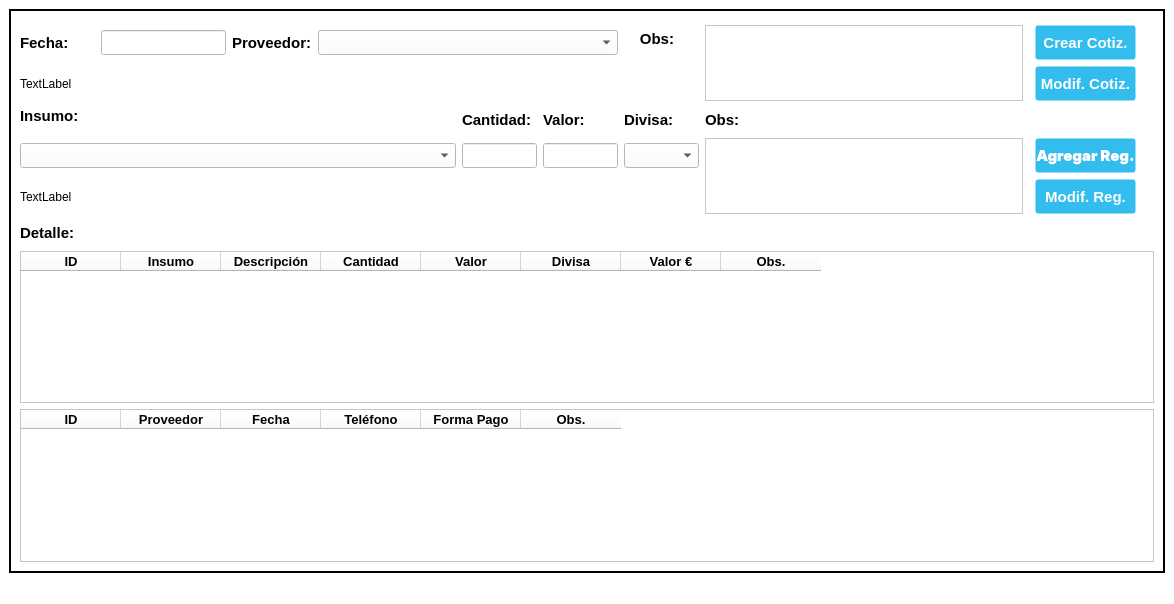
<?xml version="1.0" encoding="UTF-8"?>
<ui version="4.0">
 <class>Quotation_Window</class>
 <widget class="QMainWindow" name="Quotation_Window">
  <property name="geometry">
   <rect>
    <x>0</x>
    <y>0</y>
    <width>1174</width>
    <height>604</height>
   </rect>
  </property>
  <property name="windowTitle">
   <string>Cotización</string>
  </property>
  <property name="windowIcon">
   <iconset>
    <normaloff>//nas01/DATOS/Comunes/EIPSA-ERP/Resources/Iconos/icon.ico</normaloff>//nas01/DATOS/Comunes/EIPSA-ERP/Resources/Iconos/icon.ico</iconset>
  </property>
  <property name="styleSheet">
   <string notr="true">QWidget {
background-color: rgb(255, 255, 255);
}

.QFrame {
	border: 2px solid black;
}</string>
  </property>
  <widget class="QWidget" name="centralwidget">
   <layout class="QGridLayout" name="gridLayout">
    <item row="0" column="1">
     <widget class="QFrame" name="frame">
      <property name="frameShape">
       <enum>QFrame::StyledPanel</enum>
      </property>
      <property name="frameShadow">
       <enum>QFrame::Raised</enum>
      </property>
      <layout class="QGridLayout" name="gridLayout_2">
       <item row="0" column="1">
        <spacer name="verticalSpacer">
         <property name="orientation">
          <enum>Qt::Vertical</enum>
         </property>
         <property name="sizeType">
          <enum>QSizePolicy::Fixed</enum>
         </property>
         <property name="sizeHint" stdset="0">
          <size>
           <width>20</width>
           <height>5</height>
          </size>
         </property>
        </spacer>
       </item>
       <item row="1" column="7" colspan="4">
        <widget class="QComboBox" name="Supplier_Quotation">
         <property name="minimumSize">
          <size>
           <width>300</width>
           <height>25</height>
          </size>
         </property>
         <property name="maximumSize">
          <size>
           <width>300</width>
           <height>25</height>
          </size>
         </property>
         <property name="font">
          <font>
           <pointsize>10</pointsize>
          </font>
         </property>
        </widget>
       </item>
       <item row="1" column="2" colspan="4">
        <widget class="QLineEdit" name="Date_Quotation">
         <property name="minimumSize">
          <size>
           <width>100</width>
           <height>25</height>
          </size>
         </property>
         <property name="maximumSize">
          <size>
           <width>16777215</width>
           <height>25</height>
          </size>
         </property>
         <property name="font">
          <font>
           <pointsize>10</pointsize>
          </font>
         </property>
        </widget>
       </item>
       <item row="13" column="1" colspan="17">
        <widget class="QTableWidget" name="tableSupplies">
         <column>
          <property name="text">
           <string>ID</string>
          </property>
          <property name="font">
           <font>
            <pointsize>10</pointsize>
            <bold>true</bold>
           </font>
          </property>
         </column>
         <column>
          <property name="text">
           <string>Proveedor</string>
          </property>
          <property name="font">
           <font>
            <pointsize>10</pointsize>
            <bold>true</bold>
           </font>
          </property>
         </column>
         <column>
          <property name="text">
           <string>Fecha</string>
          </property>
          <property name="font">
           <font>
            <pointsize>10</pointsize>
            <bold>true</bold>
           </font>
          </property>
         </column>
         <column>
          <property name="text">
           <string>Teléfono</string>
          </property>
          <property name="font">
           <font>
            <pointsize>10</pointsize>
            <bold>true</bold>
           </font>
          </property>
         </column>
         <column>
          <property name="text">
           <string>Forma Pago</string>
          </property>
          <property name="font">
           <font>
            <pointsize>10</pointsize>
            <bold>true</bold>
           </font>
          </property>
         </column>
         <column>
          <property name="text">
           <string>Obs.</string>
          </property>
          <property name="font">
           <font>
            <pointsize>10</pointsize>
            <bold>true</bold>
           </font>
          </property>
         </column>
        </widget>
       </item>
       <item row="1" column="6">
        <widget class="QLabel" name="label_Supplier">
         <property name="font">
          <font>
           <pointsize>11</pointsize>
           <bold>true</bold>
          </font>
         </property>
         <property name="text">
          <string>Proveedor:</string>
         </property>
        </widget>
       </item>
       <item row="12" column="1" colspan="17">
        <widget class="QTableWidget" name="tableReg">
         <column>
          <property name="text">
           <string>ID</string>
          </property>
          <property name="font">
           <font>
            <pointsize>10</pointsize>
            <bold>true</bold>
           </font>
          </property>
         </column>
         <column>
          <property name="text">
           <string>Insumo</string>
          </property>
          <property name="font">
           <font>
            <pointsize>10</pointsize>
            <bold>true</bold>
           </font>
          </property>
         </column>
         <column>
          <property name="text">
           <string>Descripción</string>
          </property>
          <property name="font">
           <font>
            <pointsize>10</pointsize>
            <bold>true</bold>
           </font>
          </property>
         </column>
         <column>
          <property name="text">
           <string>Cantidad</string>
          </property>
          <property name="font">
           <font>
            <pointsize>10</pointsize>
            <bold>true</bold>
           </font>
          </property>
         </column>
         <column>
          <property name="text">
           <string>Valor</string>
          </property>
          <property name="font">
           <font>
            <pointsize>10</pointsize>
            <bold>true</bold>
           </font>
          </property>
         </column>
         <column>
          <property name="text">
           <string>Divisa</string>
          </property>
          <property name="font">
           <font>
            <pointsize>10</pointsize>
            <bold>true</bold>
           </font>
          </property>
         </column>
         <column>
          <property name="text">
           <string>Valor €</string>
          </property>
          <property name="font">
           <font>
            <pointsize>10</pointsize>
            <bold>true</bold>
           </font>
          </property>
         </column>
         <column>
          <property name="text">
           <string>Obs.</string>
          </property>
          <property name="font">
           <font>
            <pointsize>10</pointsize>
            <bold>true</bold>
           </font>
          </property>
         </column>
        </widget>
       </item>
       <item row="3" column="1">
        <widget class="QLabel" name="label_Supply">
         <property name="minimumSize">
          <size>
           <width>75</width>
           <height>25</height>
          </size>
         </property>
         <property name="maximumSize">
          <size>
           <width>75</width>
           <height>25</height>
          </size>
         </property>
         <property name="font">
          <font>
           <pointsize>11</pointsize>
           <bold>true</bold>
          </font>
         </property>
         <property name="text">
          <string>Insumo:</string>
         </property>
         <property name="alignment">
          <set>Qt::AlignLeading|Qt::AlignLeft|Qt::AlignTop</set>
         </property>
        </widget>
       </item>
       <item row="1" column="1">
        <widget class="QLabel" name="label_Date">
         <property name="minimumSize">
          <size>
           <width>75</width>
           <height>25</height>
          </size>
         </property>
         <property name="maximumSize">
          <size>
           <width>75</width>
           <height>25</height>
          </size>
         </property>
         <property name="font">
          <font>
           <pointsize>11</pointsize>
           <bold>true</bold>
          </font>
         </property>
         <property name="text">
          <string>Fecha:</string>
         </property>
        </widget>
       </item>
       <item row="8" column="1">
        <widget class="QLabel" name="label_Details">
         <property name="minimumSize">
          <size>
           <width>0</width>
           <height>25</height>
          </size>
         </property>
         <property name="maximumSize">
          <size>
           <width>16777215</width>
           <height>25</height>
          </size>
         </property>
         <property name="font">
          <font>
           <pointsize>11</pointsize>
           <bold>true</bold>
          </font>
         </property>
         <property name="text">
          <string>Detalle:</string>
         </property>
        </widget>
       </item>
       <item row="2" column="1">
        <widget class="QLabel" name="label_ID">
         <property name="minimumSize">
          <size>
           <width>0</width>
           <height>25</height>
          </size>
         </property>
         <property name="maximumSize">
          <size>
           <width>16777215</width>
           <height>25</height>
          </size>
         </property>
         <property name="text">
          <string>TextLabel</string>
         </property>
        </widget>
       </item>
       <item row="1" column="11">
        <widget class="QLabel" name="label_Obs">
         <property name="minimumSize">
          <size>
           <width>50</width>
           <height>25</height>
          </size>
         </property>
         <property name="maximumSize">
          <size>
           <width>50</width>
           <height>25</height>
          </size>
         </property>
         <property name="font">
          <font>
           <pointsize>11</pointsize>
           <bold>true</bold>
          </font>
         </property>
         <property name="text">
          <string>Obs:</string>
         </property>
         <property name="alignment">
          <set>Qt::AlignRight|Qt::AlignTop|Qt::AlignTrailing</set>
         </property>
        </widget>
       </item>
       <item row="5" column="1">
        <widget class="QLabel" name="label">
         <property name="minimumSize">
          <size>
           <width>0</width>
           <height>25</height>
          </size>
         </property>
         <property name="maximumSize">
          <size>
           <width>16777215</width>
           <height>25</height>
          </size>
         </property>
         <property name="text">
          <string>TextLabel</string>
         </property>
        </widget>
       </item>
       <item row="1" column="12" rowspan="2">
        <widget class="QPlainTextEdit" name="Notes_Quotation">
         <property name="font">
          <font>
           <pointsize>10</pointsize>
           <bold>true</bold>
          </font>
         </property>
        </widget>
       </item>
       <item row="4" column="14">
        <widget class="QPushButton" name="Button_AddReg">
         <property name="minimumSize">
          <size>
           <width>0</width>
           <height>35</height>
          </size>
         </property>
         <property name="maximumSize">
          <size>
           <width>130</width>
           <height>35</height>
          </size>
         </property>
         <property name="font">
          <font>
           <family>-apple-system</family>
           <pointsize>-1</pointsize>
           <bold>true</bold>
           <underline>false</underline>
           <strikeout>false</strikeout>
          </font>
         </property>
         <property name="styleSheet">
          <string notr="true">QPushButton {
background-color: #33bdef;
  border: 1px solid transparent;
  border-radius: 3px;
  color: #fff;
  font-family: -apple-system,system-ui,&quot;Segoe UI&quot;,&quot;Liberation Sans&quot;,sans-serif;
  font-size: 15px;
  font-weight: 800;
  line-height: 1.15385;
  margin: 0;
  outline: none;
  padding: 8px .8em;
  text-align: center;
  text-decoration: none;
  vertical-align: baseline;
  white-space: nowrap;
}

QPushButton:hover {
	background-color: #019ad2;
	border-color: rgb(0, 0, 0);
}

QPushButton:pressed {
	background-color: rgb(1, 140, 190);
	border-color: rgb(255, 255, 255);
}</string>
         </property>
         <property name="text">
          <string>Agregar Reg.</string>
         </property>
        </widget>
       </item>
       <item row="1" column="14">
        <widget class="QPushButton" name="Button_AddQuot">
         <property name="minimumSize">
          <size>
           <width>0</width>
           <height>35</height>
          </size>
         </property>
         <property name="maximumSize">
          <size>
           <width>130</width>
           <height>35</height>
          </size>
         </property>
         <property name="styleSheet">
          <string notr="true">QPushButton {
background-color: #33bdef;
  border: 1px solid transparent;
  border-radius: 3px;
  color: #fff;
  font-family: -apple-system,system-ui,&quot;Segoe UI&quot;,&quot;Liberation Sans&quot;,sans-serif;
  font-size: 15px;
  font-weight: 800;
  line-height: 1.15385;
  margin: 0;
  outline: none;
  padding: 8px .8em;
  text-align: center;
  text-decoration: none;
  vertical-align: baseline;
  white-space: nowrap;
}

QPushButton:hover {
	background-color: #019ad2;
	border-color: rgb(0, 0, 0);
}

QPushButton:pressed {
	background-color: rgb(1, 140, 190);
	border-color: rgb(255, 255, 255);
}</string>
         </property>
         <property name="text">
          <string>Crear Cotiz.</string>
         </property>
        </widget>
       </item>
       <item row="3" column="12">
        <widget class="QLabel" name="label_ObsReg">
         <property name="minimumSize">
          <size>
           <width>50</width>
           <height>25</height>
          </size>
         </property>
         <property name="maximumSize">
          <size>
           <width>50</width>
           <height>25</height>
          </size>
         </property>
         <property name="font">
          <font>
           <pointsize>11</pointsize>
           <bold>true</bold>
          </font>
         </property>
         <property name="text">
          <string>Obs:</string>
         </property>
        </widget>
       </item>
       <item row="4" column="12" rowspan="2">
        <widget class="QPlainTextEdit" name="ObsReg_Quotation">
         <property name="maximumSize">
          <size>
           <width>16777215</width>
           <height>100</height>
          </size>
         </property>
         <property name="font">
          <font>
           <pointsize>10</pointsize>
          </font>
         </property>
        </widget>
       </item>
       <item row="4" column="11">
        <widget class="QComboBox" name="Currency_Quotation">
         <property name="minimumSize">
          <size>
           <width>75</width>
           <height>25</height>
          </size>
         </property>
         <property name="maximumSize">
          <size>
           <width>75</width>
           <height>25</height>
          </size>
         </property>
         <property name="font">
          <font>
           <pointsize>10</pointsize>
          </font>
         </property>
        </widget>
       </item>
       <item row="3" column="11">
        <widget class="QLabel" name="label_Currency">
         <property name="minimumSize">
          <size>
           <width>75</width>
           <height>25</height>
          </size>
         </property>
         <property name="maximumSize">
          <size>
           <width>75</width>
           <height>25</height>
          </size>
         </property>
         <property name="font">
          <font>
           <pointsize>11</pointsize>
           <bold>true</bold>
          </font>
         </property>
         <property name="text">
          <string>Divisa:</string>
         </property>
        </widget>
       </item>
       <item row="4" column="10">
        <widget class="QLineEdit" name="Value_Quotation">
         <property name="minimumSize">
          <size>
           <width>75</width>
           <height>25</height>
          </size>
         </property>
         <property name="maximumSize">
          <size>
           <width>75</width>
           <height>25</height>
          </size>
         </property>
         <property name="font">
          <font>
           <pointsize>10</pointsize>
          </font>
         </property>
        </widget>
       </item>
       <item row="3" column="10">
        <widget class="QLabel" name="label_Value">
         <property name="minimumSize">
          <size>
           <width>75</width>
           <height>25</height>
          </size>
         </property>
         <property name="maximumSize">
          <size>
           <width>75</width>
           <height>25</height>
          </size>
         </property>
         <property name="font">
          <font>
           <pointsize>11</pointsize>
           <bold>true</bold>
          </font>
         </property>
         <property name="text">
          <string>Valor:</string>
         </property>
        </widget>
       </item>
       <item row="4" column="9">
        <widget class="QLineEdit" name="Quantity_Quotation">
         <property name="minimumSize">
          <size>
           <width>75</width>
           <height>25</height>
          </size>
         </property>
         <property name="maximumSize">
          <size>
           <width>75</width>
           <height>25</height>
          </size>
         </property>
         <property name="font">
          <font>
           <pointsize>10</pointsize>
          </font>
         </property>
        </widget>
       </item>
       <item row="3" column="9">
        <widget class="QLabel" name="label_Quantity">
         <property name="minimumSize">
          <size>
           <width>75</width>
           <height>25</height>
          </size>
         </property>
         <property name="maximumSize">
          <size>
           <width>75</width>
           <height>25</height>
          </size>
         </property>
         <property name="font">
          <font>
           <pointsize>11</pointsize>
           <bold>true</bold>
          </font>
         </property>
         <property name="text">
          <string>Cantidad:</string>
         </property>
        </widget>
       </item>
       <item row="4" column="1" colspan="8">
        <widget class="QComboBox" name="Supply_Quotation">
         <property name="minimumSize">
          <size>
           <width>0</width>
           <height>25</height>
          </size>
         </property>
         <property name="maximumSize">
          <size>
           <width>16777215</width>
           <height>25</height>
          </size>
         </property>
         <property name="font">
          <font>
           <pointsize>10</pointsize>
          </font>
         </property>
        </widget>
       </item>
       <item row="2" column="14">
        <widget class="QPushButton" name="Button_ModifyQuot">
         <property name="minimumSize">
          <size>
           <width>0</width>
           <height>35</height>
          </size>
         </property>
         <property name="maximumSize">
          <size>
           <width>130</width>
           <height>35</height>
          </size>
         </property>
         <property name="styleSheet">
          <string notr="true">QPushButton {
background-color: #33bdef;
  border: 1px solid transparent;
  border-radius: 3px;
  color: #fff;
  font-family: -apple-system,system-ui,&quot;Segoe UI&quot;,&quot;Liberation Sans&quot;,sans-serif;
  font-size: 15px;
  font-weight: 800;
  line-height: 1.15385;
  margin: 0;
  outline: none;
  padding: 8px .8em;
  text-align: center;
  text-decoration: none;
  vertical-align: baseline;
  white-space: nowrap;
}

QPushButton:hover {
	background-color: #019ad2;
	border-color: rgb(0, 0, 0);
}

QPushButton:pressed {
	background-color: rgb(1, 140, 190);
	border-color: rgb(255, 255, 255);
}</string>
         </property>
         <property name="text">
          <string>Modif. Cotiz.</string>
         </property>
        </widget>
       </item>
       <item row="5" column="14">
        <widget class="QPushButton" name="pushButton_2">
         <property name="minimumSize">
          <size>
           <width>0</width>
           <height>35</height>
          </size>
         </property>
         <property name="maximumSize">
          <size>
           <width>130</width>
           <height>35</height>
          </size>
         </property>
         <property name="styleSheet">
          <string notr="true">QPushButton {
background-color: #33bdef;
  border: 1px solid transparent;
  border-radius: 3px;
  color: #fff;
  font-family: -apple-system,system-ui,&quot;Segoe UI&quot;,&quot;Liberation Sans&quot;,sans-serif;
  font-size: 15px;
  font-weight: 800;
  line-height: 1.15385;
  margin: 0;
  outline: none;
  padding: 8px .8em;
  text-align: center;
  text-decoration: none;
  vertical-align: baseline;
  white-space: nowrap;
}

QPushButton:hover {
	background-color: #019ad2;
	border-color: rgb(0, 0, 0);
}

QPushButton:pressed {
	background-color: rgb(1, 140, 190);
	border-color: rgb(255, 255, 255);
}</string>
         </property>
         <property name="text">
          <string>Modif. Reg.</string>
         </property>
        </widget>
       </item>
      </layout>
     </widget>
    </item>
   </layout>
  </widget>
  <widget class="QMenuBar" name="menubar">
   <property name="geometry">
    <rect>
     <x>0</x>
     <y>0</y>
     <width>1174</width>
     <height>22</height>
    </rect>
   </property>
  </widget>
  <widget class="QStatusBar" name="statusbar"/>
 </widget>
 <resources/>
 <connections/>
</ui>
